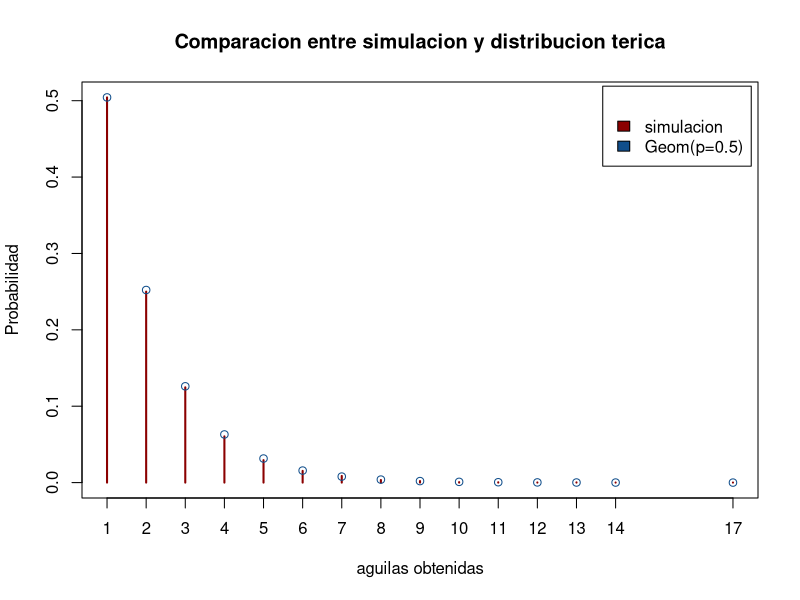
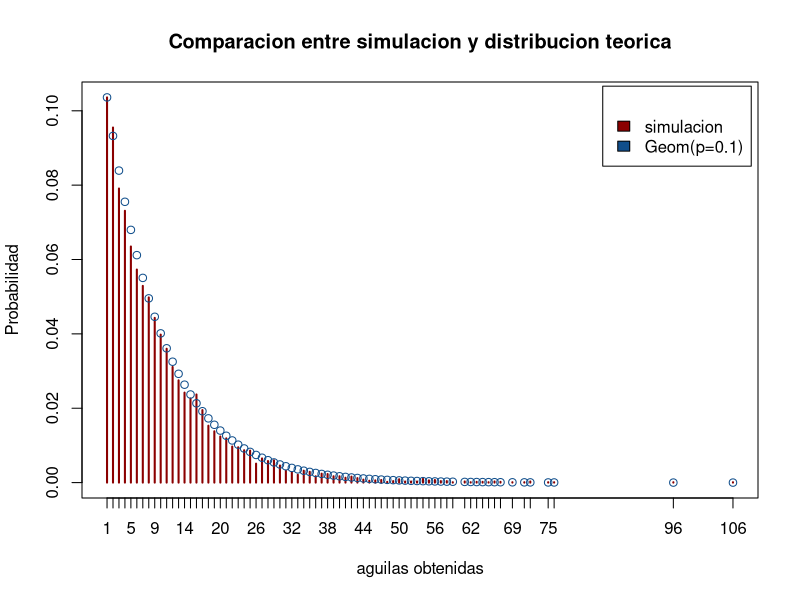
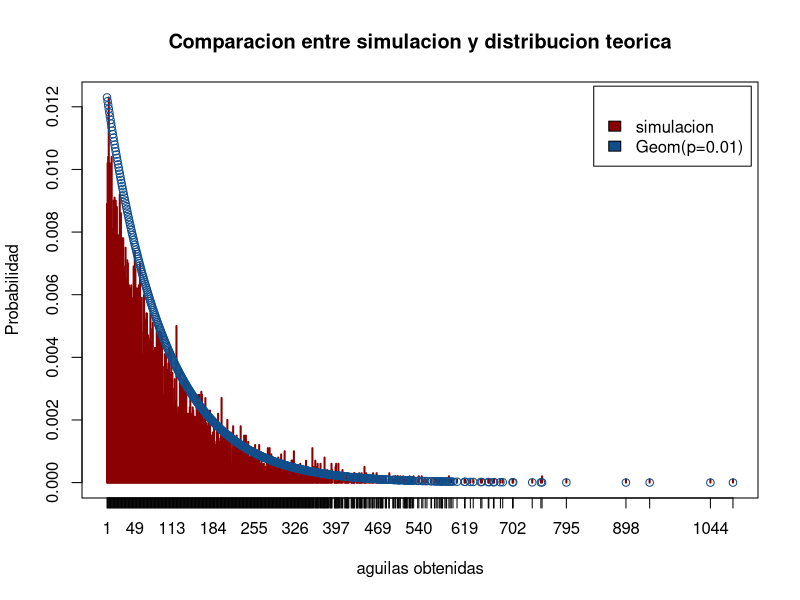

Source code (R) for these figures, in order: (Note: a time limit stopped this script after it produced the figures.)
## ---- chunk 1
knitr::opts_chunk$set(echo = TRUE, cache=TRUE)
## ---- chunk 2

simgeo<-function(N,p){

##Moneda 1:aguila 0:sol
moneda<-c(1,0)

## Creacion del vector donde se guardan resultados
resultados<-rep(0,N)
## Numero de exitos para terminar la simulacion
r<-1

## Inicio de la simulacion

for(i in 1:N){
  #contador del numero de tiros
  tiros<-0
  #contador del numero de exitos
  exitos<-0
## Se tira la moneda obtener r exitos  
  while(exitos<r){
    if(sample(moneda,1,replace=T, prob = c(p,1-p))==1)
      { exitos=1}
    tiros<-tiros +1
  }
## Se guarda el numero de tiros
  resultados[i]<-tiros
}
   return(resultados)
}
## ---- chunk 3
set.seed(15)
p_0.5<-simgeo(10^4,0.5)
p_0.1<-simgeo(10^4,0.1)
p_0.01<-simgeo(10^4,0.01)
## ---- chunk 4
# Reticula para los graficos
#par(mfrow=c(3,1))


##layout(matrix(c(1,2,3), 3, 1, byrow = TRUE), 
  	##widths=c(1,1), heights=c(1,1))

#-------------------------------------p=0.5

#Grafica de las proporciones por la cantidad de aguilas observadas
plot(prop.table(table(p_0.5)),
     type="h",
     col="darkred", 
     xlab = "", 
     ylab="", 
     main = "Comparacion entre simulacion y distribucion terica" )
par(new=TRUE)
#Grafica de la distribucion teorica Geom(p=0.5)

x<-sort(unique(p_0.5))
plot((x+0), dgeom(x,0.5),
     type="p",
     axes= F,  
     col="dodgerblue4",
     xlab = "aguilas obtenidas", 
     ylab="Probabilidad" )
legend("topright", inset=.01, title="",
  	c("simulacion","Geom(p=0.5)"), fill=c("darkred","dodgerblue4"), horiz=F)

#-------------------------------------p=0.1

#Grafica de las proporciones por la cantidad de aguilas observadas
plot(prop.table(table(p_0.1)),
     type="h",
     col="darkred", 
     xlab = "", 
     ylab="", 
     main = "Comparacion entre simulacion y distribucion teorica" )
par(new=TRUE)
#Grafica de la distribucion teorica Geom(p=0.1)
y<-sort(unique(p_0.1))
plot((y), dgeom(y,0.1),
     type="p",
     axes= F,  
     col="dodgerblue4",
     xlab = "aguilas obtenidas", 
     ylab="Probabilidad" )
legend("topright", inset=.01, title="",
  	c("simulacion","Geom(p=0.1)"), fill=c("darkred","dodgerblue4"), horiz=F)



#-------------------------------------p=0.01

#Grafica de las proporciones por la cantidad de aguilas observadas
plot(prop.table(table(p_0.01)),
     type="h",
     col="darkred", 
     xlab = "", 
     ylab="", 
     main = "Comparacion entre simulacion y distribucion teorica" )
par(new=TRUE)
#Grafica de la distribucion teorica Geom(p=0.1)
z<-sort(unique(p_0.01))
plot(z, dgeom(z,0.01),
     type="p",
     axes= F,  
     col="dodgerblue4",
     xlab = "aguilas obtenidas", 
     ylab="Probabilidad" )
legend("topright", inset=.01, title="",
  	c("simulacion","Geom(p=0.01)"), fill=c("darkred","dodgerblue4"), horiz=F)


## ---- chunk 5
set.seed(15)
p2_0.5<-simgeo(10^6,0.5)
p2_0.1<-simgeo(10^6,0.1)
p2_0.01<-simgeo(10^6,0.01)
## ---- chunk 6
# Retcula para los graficos
##par(mfrow=c(3,1))

#-------------------------------------p=0.5

#Grafica de las proporciones por la cantidad de aguilas observadas
plot(prop.table(table(p2_0.5)),
     type="h",
     col="darkred", 
     xlab = "", 
     ylab="", 
     main = "Comparacin entre simulacion y distribucion teorica" )
par(new=TRUE)
#Grafica de la distribucion teorica Geom(p=0.5)

x<-sort(unique(p2_0.5))
plot((x+1), dgeom(x,0.5),
     type="p",
     axes= F,  
     col="dodgerblue4",
     xlab = "aguilas obtenidas", 
     ylab="Probabilidad" )
legend("topright", inset=.01, title="",
  	c("simulacion","Geom(p=0.5)"), fill=c("darkred","dodgerblue4"), horiz=F)

#-------------------------------------p=0.1

#Grafica de las proporciones por la cantidad de aguilas observadas
plot(prop.table(table(p2_0.1)),
     type="h",
     col="darkred", 
     xlab = "", 
     ylab="", 
     main = "Comparacion entre simulacion y distribucion teorica" )
par(new=TRUE)
#Grafica de la distribucion teorica Geom(p=0.1)
y<-sort(unique(p2_0.1))
plot((y+1), dgeom(y,0.1),
     type="p",
     axes= F,  
     col="dodgerblue4",
     xlab = "aguilas obtenidas", 
     ylab="Probabilidad" )
legend("topright", inset=.01, title="",
  	c("simulacion","Geom(p=0.1)"), fill=c("darkred","dodgerblue4"), horiz=F)



#-------------------------------------p=0.01

#Grafica de las proporciones por la cantidad de aguilas observadas
plot(prop.table(table(p2_0.01)),
     type="h",
     col="darkred", 
     xlab = "", 
     ylab="", 
     main = "Comparacion entre simulacion y distribucion teorica" )
par(new=TRUE)
#Grafica de la distribucion teorica Geom(p=0.1)
z<-sort(unique(p2_0.01))
plot((z+1), dgeom(z,0.01),
     type="p",
     axes= F,  
     col="dodgerblue4",
     xlab = "aguilas obtenidas", 
     ylab="Probabilidad" )
legend("topright", inset=.01, title="",
  	c("simulacion","Geom(p=0.01)"), fill=c("darkred","dodgerblue4"), horiz=F)


## ---- chunk 7
cat(
  "para p=0.5 se obtuvo una media de: ",round(mean(p2_0.5),2), 
  "y una varianza de,",round(sqrt(var(p2_0.5)),2),"\n",
  "para p=0.1 se obtuvo una media de: ",round(mean(p2_0.1),2), 
  "y una varianza de,",round(sqrt(var(p2_0.1)),2),"\n",
  "para p=0.01 se obtuvo una media de: ",round(mean(p2_0.01),2), 
  "y una varianza de,",round(sqrt(var(p2_0.01)),2),"\n")

## ---- chunk 8

simbneg<-function(N,p,r){

##Moneda 1:aguila 0:sol
moneda<-c(1,0)

## Creacion del vector donde se guardan resultados
resultados<-rep(0,N)

## Inicio de la simulacion

for(i in 1:N){
  #contador del numero de tiros
  tiros<-0
  #contador del numero de exitos
  exitos<-0
## Se tira la moneda hasta obtener r exitos  
  while(exitos<r){
    if(sample(moneda,1,replace=T, prob = c(p,1-p))==1)
      { exitos= exitos+1}
    tiros<-tiros +1
  }
## Se guarda el numero de tiros
  resultados[i]<-tiros
}
   return(resultados)
}
## ---- chunk 9
set.seed(15)
bn<-simbneg(10^6,0.2,2)
bn1<-simbneg(10^6,0.2,7)
bn2<-simbneg(10^6,0.1,2)
bn3<-simbneg(10^6,0.1,7)
## ---- chunk 10

##par(mfrow=c(4,1))

#-------------------------------------p=0.2 r=2

#Grafica de las proporciones por la cantidad de aguilas observadas
plot(prop.table(table(bn)),
     type="h",
     col="darkred", 
     xlab = "", 
     ylab="", 
     main = "Comparacion entre simulacion y distribucion teorica" )
par(new=TRUE)
#Grafica de la distribucion teorica BN(p=0.2, r=2)
z1<-(sort(unique(bn))-2)
plot((z1+1), dnbinom(z1,2,0.2),
     type="p",
     axes= F,  
     col="dodgerblue4",
     xlab = "aguilas obtenidas", 
     ylab="Probabilidad" )
legend("topright", inset=.01, title="",
  	c("simulacion","BN(p=0.2, r=2)"), fill=c("darkred","dodgerblue4"), horiz=F)



#---------------------------------------p=0.2 r=7-------------------------------
#Grafica de las proporciones por la cantidad de aguilas observadas
plot(prop.table(table(bn1)),
     type="h",
     col="darkred", 
     xlab = "", 
     ylab="", 
     main = "Comparacion entre simulacion y distribucion teorica" )
par(new=TRUE)
#Grafica de la distribucion teorica BN(p=0.2, r=7)
z1<-(sort(unique(bn1))-7)
plot((z1+1), dnbinom(z1,7,0.2),
     type="p",
     axes= F,  
     col="dodgerblue4",
     xlab = "aguilas obtenidas", 
     ylab="Probabilidad" )
legend("topright", inset=.01, title="",
  	c("simulacion","BN(p=0.2, r=7)"), fill=c("darkred","dodgerblue4"), horiz=F)

#---------------------------------------p=0.1 r=2-------------------------------

#Grafica de las proporciones por la cantidad de aguilas observadas
plot(prop.table(table(bn2)),
     type="h",
     col="darkred", 
     xlab = "", 
     ylab="", 
     main = "Comparacion entre simulacion y distribucion teorica" )
par(new=TRUE)
#Grafica de la distribucion teorica BN(p=0.1, r=2)
z1<-(sort(unique(bn2))-2)
plot((z1+1), dnbinom(z1,2,0.1),
     type="p",
     axes= F,  
     col="dodgerblue4",
     xlab = "aguilas obtenidas", 
     ylab="Probabilidad" )
legend("topright", inset=.01, title="",
  	c("simulacion","BN(p=0.1, r=2)"), fill=c("darkred","dodgerblue4"), horiz=F)


#---------------------------------------p=0.1 r=7-------------------------------

#Grafica de las proporciones por la cantidad de aguilas observadas
plot(prop.table(table(bn3)),
     type="h",
     col="darkred", 
     xlab = "", 
     ylab="", 
     main = "Comparacion entre simulacion y distribucion teorica" )
par(new=TRUE)
#Grafica de la distribucion teorica BN(p=0.1, r=7)
z1<-sort(unique(bn3))
plot((z1), dnbinom(z1-7,7,0.1),
     type="p",
     axes= F,  
     col="dodgerblue4",
     xlab = "aguilas obtenidas", 
     ylab="Probabilidad" )
legend("topright", inset=.01, title="",
  	c("simulacion","BN(p=0.1, r=7)"), fill=c("darkred","dodgerblue4"), horiz=F)




## ---- chunk 11

procesoPoisson<-function(lambda, t){

intervalos<-1000
dt<-t/intervalos
tiempos<-seq(0, t , by= dt)
resultados <- rep(0, intervalos+2)
for(i in 1:intervalos+1 ){

  resultados[i+1]<- resultados[i] + rbinom(1,1,lambda*dt) 
}
 return(resultados) 
}

## ---- chunk 12

tiempos<-seq(0, 10 , by= 10/1000)

ppss1<-procesoPoisson(2,10)
ppss2<-procesoPoisson(2,10)
ppss3<-procesoPoisson(2,10)


plot(stepfun(tiempos,ppss1), verticals= FALSE, xlab="tiempo",ylab="ocurrencias", main = "Trayectoria lambda=2 (primera repeticion)" )
plot(stepfun(tiempos,ppss2), verticals= FALSE, xlab="tiempo",ylab="ocurrencias", main = "Trayectoria lambda=2 (segunda repeticion)" )
plot(stepfun(tiempos,ppss3), verticals= FALSE, xlab="tiempo",ylab="ocurrencias", main = "Trayectoria lambda=2 (tercera repeticion)" )


## ---- chunk 13
procesoPoisson2<-function(N,lambda,t){

intervalos<-1000
dt<-t/intervalos
tiempos<-seq(0, t , by= dt)
resultados <- rep(0, intervalos+2)
for(i in 1:N){
acum<-0
for(i in 1:intervalos +1){

  acum= acum + rbinom(1,1,(lambda*dt +10^-6)) 
}
 resultados[i+1]=acum
 
}
return(resultados)
}
## ---- chunk 14
simpropois <- procesoPoisson2(10^4,0.5,1)
## ---- chunk 15

#Grafica de las proporciones por la cantidad de aguilas observadas
plot(prop.table(table(simpropois)),
     type="h",
     col="darkred", 
     xlab = "", 
     ylab="", 
     main = "Comparacion entre simulacion y distribucion teorica" )
par(new=TRUE)
#Grafica de la distribucion teorica Geom(p=0.1)
z<-sort(unique(simpropois))
plot((z), dpois(z,0.5),
     type="p",
     axes= F,  
     col="dodgerblue4",
     xlab = "exitos", 
     ylab="Probabilidad" )
legend("topright", inset=.01, title="",
  	c("simulacion","Poisson(lambda=1/2)"), fill=c("darkred","dodgerblue4"), horiz=F)
